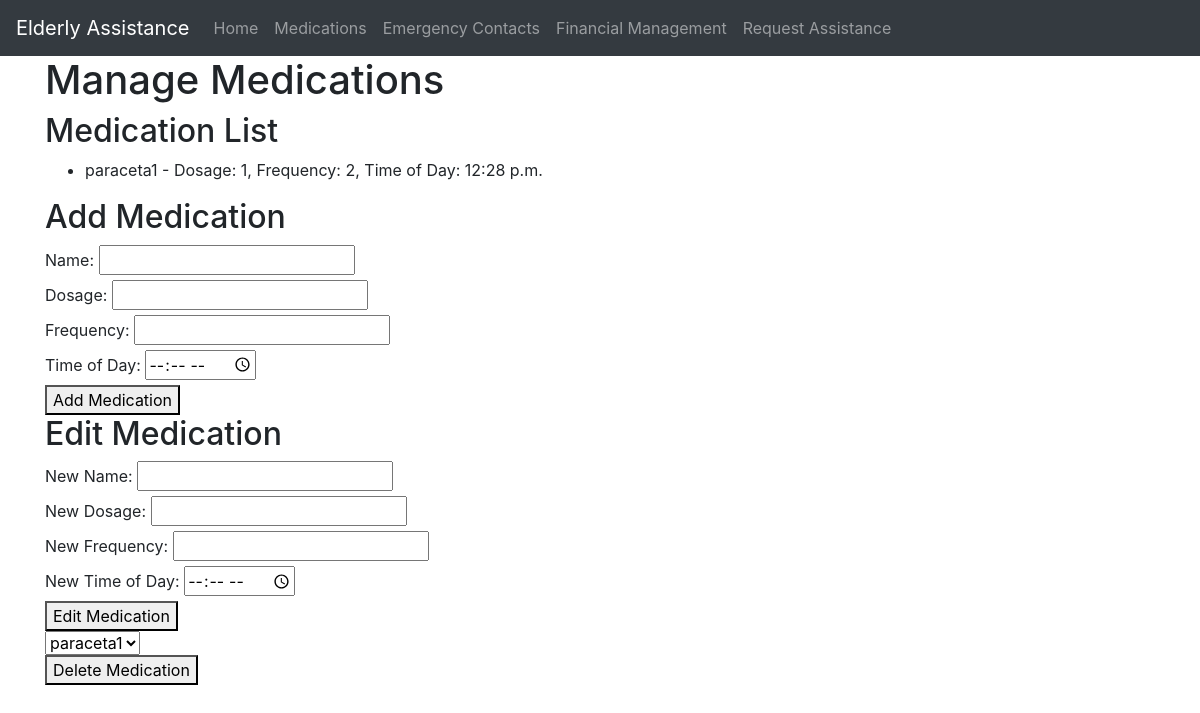
The page /WisdomSupport/medication/ on the database its author committed.
### WisdomSupport/models.py (models this page shows)
class Medication(models.Model):
    user = models.ForeignKey(User,default=1, on_delete=models.CASCADE)
    name = models.CharField(max_length=100)
    dosage = models.CharField(max_length=50)
    frequency = models.CharField(max_length=50)
    time_of_day = models.TimeField()

### WisdomSupport/views.py (the view)
# urls.py: path('medication/', views.medication_list, name='medication_list'),
def medication_list(request):
    medications = Medication.objects.all()
    return render(request, 'WisdomSupport/medication_list.html', {'medications': medications})

### WisdomSupport/templates/WisdomSupport/medication_list.html (shortened to what this page needs)
<!DOCTYPE html>
<html>
<head>
    <link rel="stylesheet" href="https://stackpath.bootstrapcdn.com/bootstrap/4.5.2/css/bootstrap.min.css">
</head>
<body>
    <nav class="navbar navbar-expand-lg navbar-dark bg-dark">
        <a class="navbar-brand" href="#">Elderly Assistance</a>
        <div class="collapse navbar-collapse" id="navbarNav">
            <ul class="navbar-nav">
                <li class="nav-item">
                    <a class="nav-link" href="{% url 'home' %}">Home</a>
                </li>
                <li class="nav-item">
                    <a class="nav-link" href="#">Medications</a>
                </li>
                <li class="nav-item">
                    <a class="nav-link" href="{% url 'emergency_contacts' %}">Emergency Contacts</a>
                </li>
                <li class="nav-item">
                    <a class="nav-link" href="{% url 'financial_management' %}">Financial Management</a>
                </li>
                <li class="nav-item">
                    <a class="nav-link" href="{% url 'request_assistance' %}">Request Assistance</a>
                </li>
            </ul>
        </div>
    </nav>
    <div class="container">
        <h1>Manage Medications</h1>
        <h2>Medication List</h2>
        <ul>
            {% for medication in medications %}
                <li>{{ medication.name }} - Dosage: {{ medication.dosage }}, Frequency: {{ medication.frequency }}, Time of Day: {{ medication.time_of_day }}</li>
            {% empty %}
                <li>No medications found</li>
            {% endfor %}
        </ul>
        <h2>Add Medication</h2>
        <form method="post" action="{% url 'add_medication' %}">
            <label for="name">Name:</label>
            <input type="text" id="name" name="name" required><br>
            <label for="dosage">Dosage:</label>
            <input type="text" id="dosage" name="dosage" required><br>
            <label for="frequency">Frequency:</label>
            <input type="text" id="frequency" name="frequency" required><br>
            <label for="time_of_day">Time of Day:</label>
            <input type="time" id="time_of_day" name="time_of_day" required><br>
            <button type="submit">Add Medication</button>
        </form>
        <h2>Edit Medication</h2>
            <form method="post" action="{% url 'edit_medication' 'paracita1'%}">
                <label for="new_name">New Name:</label>
                <input type="text" id="new_name" name="name" value="{{ Medication.name }}"><br>
                <label for="new_dosage">New Dosage:</label>
                <input type="text" id="new_dosage" name="dosage" value="{{ Medication.dosage }}"><br>
                <label for="new_frequency">New Frequency:</label>
                <input type="text" id="new_frequency" name="frequency" value="{{ Medication.frequency }}"><br>
                <label for="new_time_of_day">New Time of Day:</label>
                <input type="time" id="new_time_of_day" name="time_of_day" value="{{ Medication.time_of_day }}"><br>
                <button type="submit">Edit Medication</button>
            </form>
        <form method="post" action="{% url 'delete_medication' %}">
            <select name="medication_id">
                {% for medication in medications %}
                    <option value="{{ medication.name }}">{{ medication.name }}</option>
                {% endfor %}
            </select><br>
            <button type="submit">Delete Medication</button>
        </form>
    </div>
</body>
</html>

### rows shown on the page
Medication: name "paraceta1", dosage "1", frequency "2", time_of_day "12:28 p.m."

### other values the page prints
form field medication_id "paraceta1"
